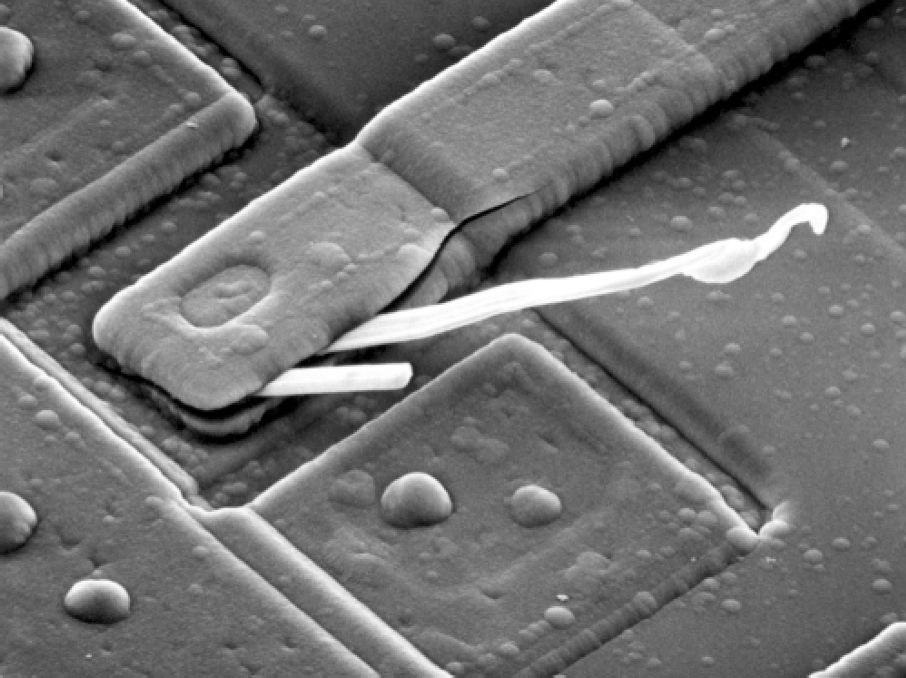
#> input picture 111-_HW4/integrated-ckt-damaged.tif, 906 x 678 px
$ jupyter execute --allow-errors HW4.ipynb
#> lines starting #> are read from the running program, lines starting #| are printed output that depends on the picture; after the words box and inside, x2 and y2 are one past the last pixel; in counts of white or black regions, pixels touching at a corner belong together
[cell 1]
import cv2
import numpy as np
from matplotlib import pyplot as plt

## (a)

[cell 2]
img = cv2.imread("integrated-ckt-damaged.tif", cv2.IMREAD_GRAYSCALE)
#> img is the input picture: shape (678, 906); min 0, max 255, mean 112.6
w = img.shape[0]
#> w = 678
h = img.shape[1]
#> h = 906

cv2.imshow("image",img)
cv2.waitKey(0)
cv2.destroyAllWindows()

## (b)

[cell 3]
imgb = np.pad(img, [(0, w), (0, h)])
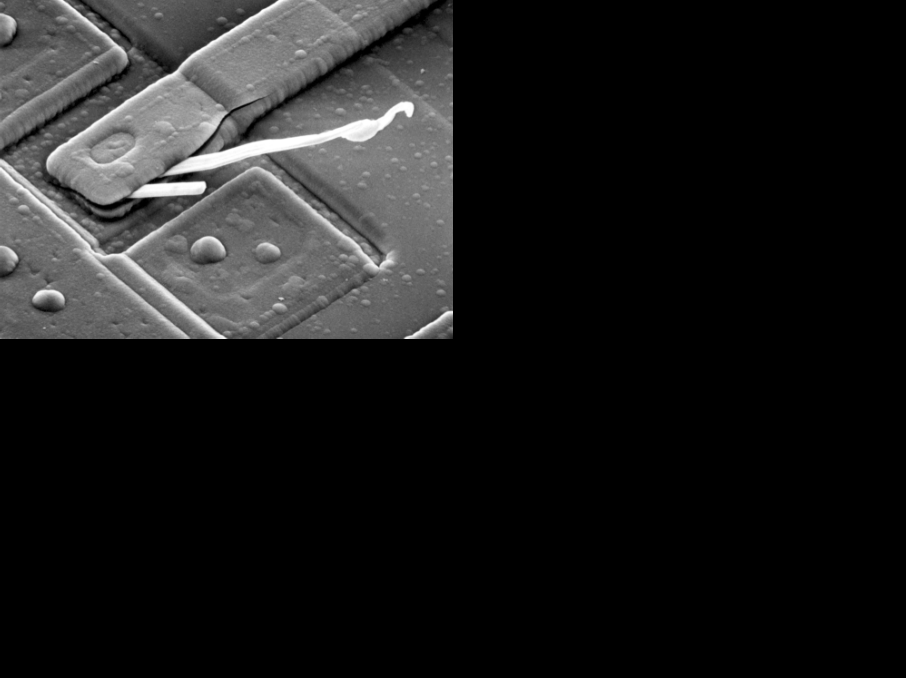
#> imgb: shape (1356, 1812) (shown at 1/2 size); min 0, max 255, mean 28.1
cv2.imshow('image', imgb)
cv2.waitKey(0)
cv2.destroyAllWindows()

## (c)

[cell 4]
imgc = np.zeros((w*2,h*2))
#imgc = imgb * pow(-1, x+y)

w2 = imgb.shape[0]
#> w2 = 1356
h2 = imgb.shape[1]
#> h2 = 1812

for x in range(1,w2):
    for y in range(1,h2):
        imgc[x,y] = imgb[x,y]*pow(-1,x+y)
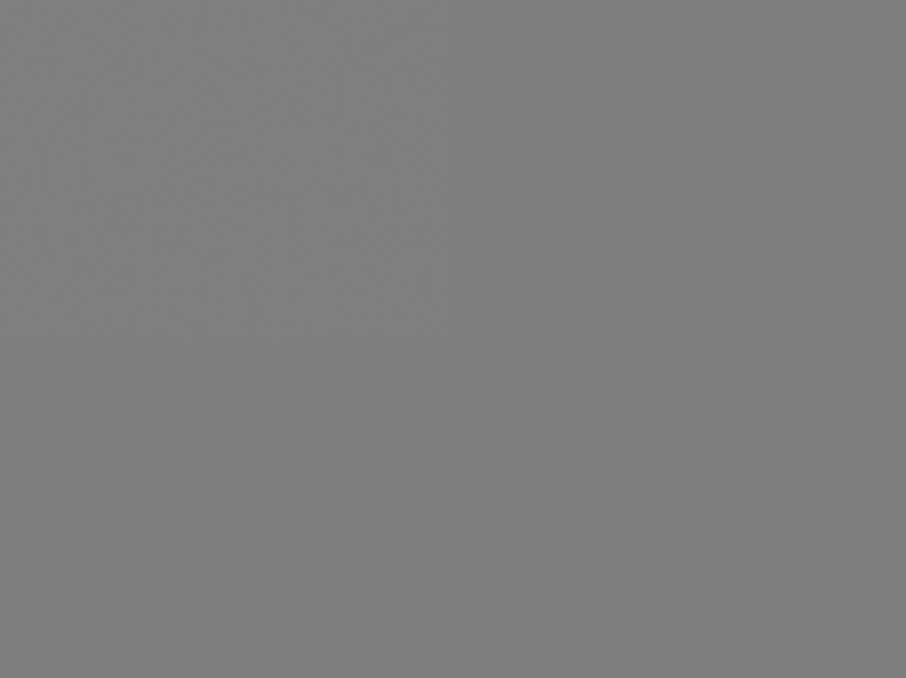
#> imgc: shape (1356, 1812) float64 (shown at 1/2 size); min -255, max 255, mean 0; drawn with min black and max white


cv2.imshow('image', imgc)
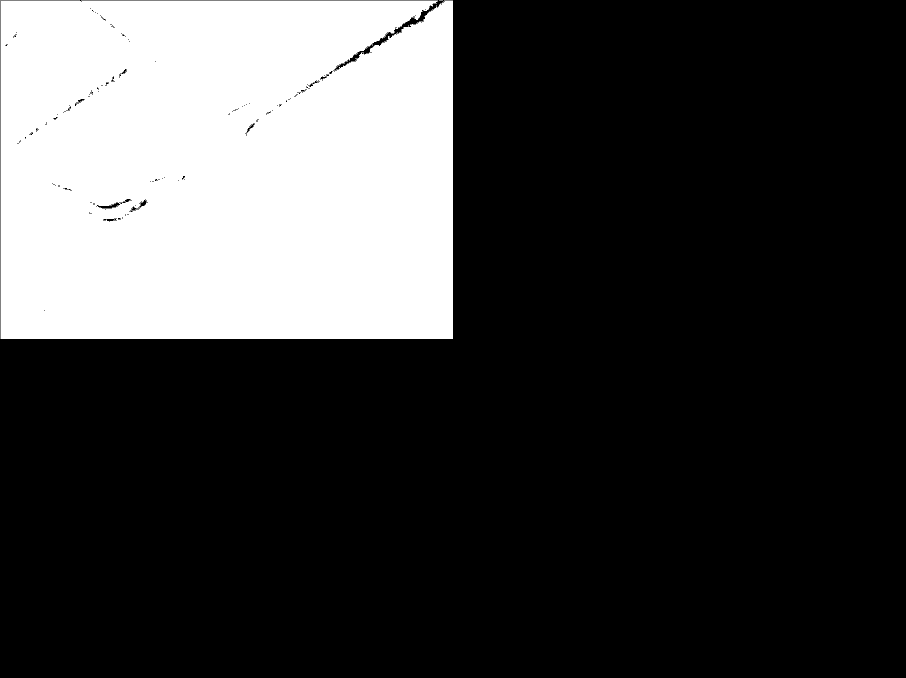
#> window 'image': shape (1356, 1812) (shown at 1/2 size); 12.4% white in thin lines or dots, all inside (x1, y1, x2, y2) = (1, 1, 906, 678)
cv2.waitKey(0)
cv2.destroyAllWindows()
cv2.imwrite('image_c.jpg', imgc)
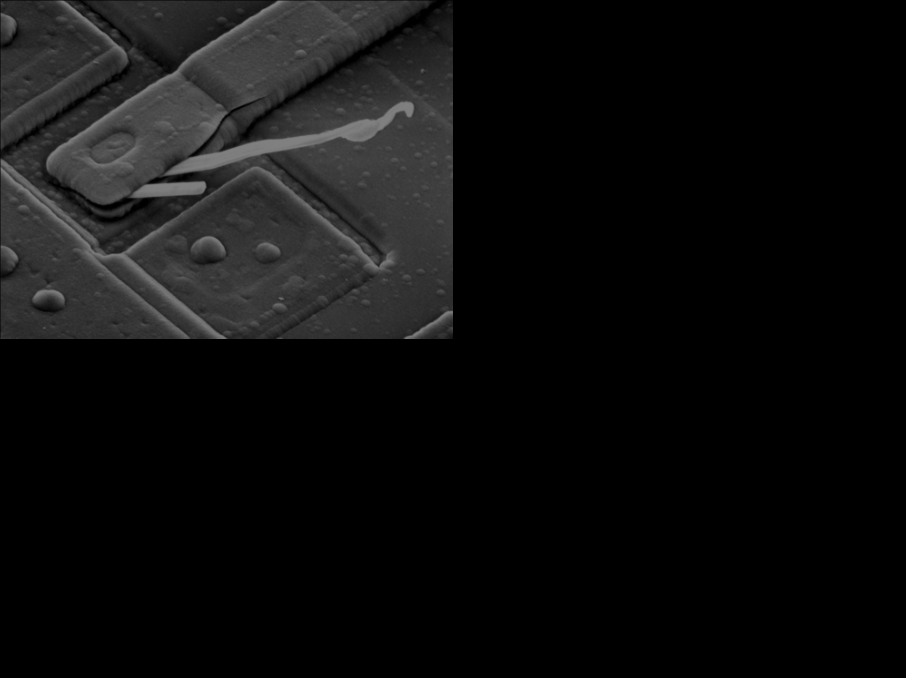
#> saved as image_c.jpg: shape (1356, 1812) (shown at 1/2 size); min 0, max 255, mean 14
#> Out = True

## (d)

[cell 5]
# imgc = cv2.imread('image_c.jpg',-1)
dft = cv2.dft(np.float32(imgc), flags = cv2.DFT_COMPLEX_OUTPUT)
dft_shift = np.fft.fftshift(dft)

imgd = 20*np.log(cv2.magnitude(dft_shift[:,:,1],dft_shift[:,:,1])) #magnitude_spectrum

# cv2.imshow('image', magnitude_spectrum)
# cv2.waitKey(0)
# cv2.destroyAllWindows()


plt.subplot(121),plt.imshow(imgc, cmap = 'gray')
plt.title('Input Image'), plt.xticks([]), plt.yticks([])
plt.subplot(122),plt.imshow(imgd, cmap = 'gray')
plt.title('Magnitude Spectrum'), plt.xticks([]), plt.yticks([])
plt.show()

cv2.imwrite('image_d.jpg', imgd)
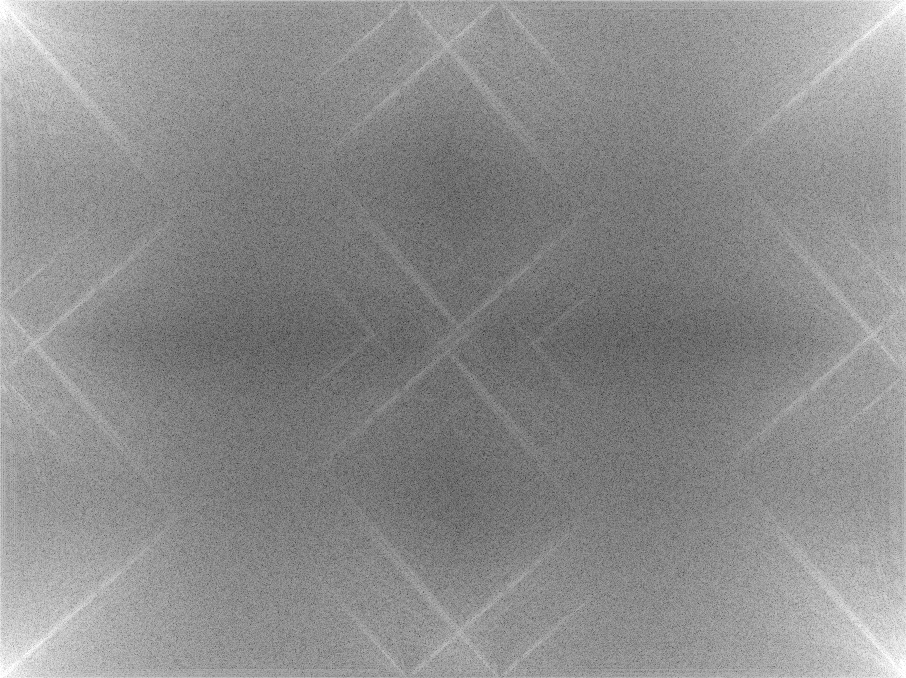
#> saved as image_d.jpg: shape (1356, 1812) (shown at 1/2 size); min 0, max 255, mean 140.2
#> Out = True

## (e)

[cell 6]
sigma2 = 2500
mask = np.zeros((w*2,h*2, 2))
for i in range(w*2):
    for j in range(h*2):
        D = np.sqrt((i-w)**2 + (j-h)**2)
        mask[i,j] = np.exp(-(D*D)/(2*sigma2))

fShift = dft_shift * mask

imge = mask[:,:,0]
#> (the rest of this cell did not finish here and is left out)

## (f)

[cell 7]
imgf = imgd * imge
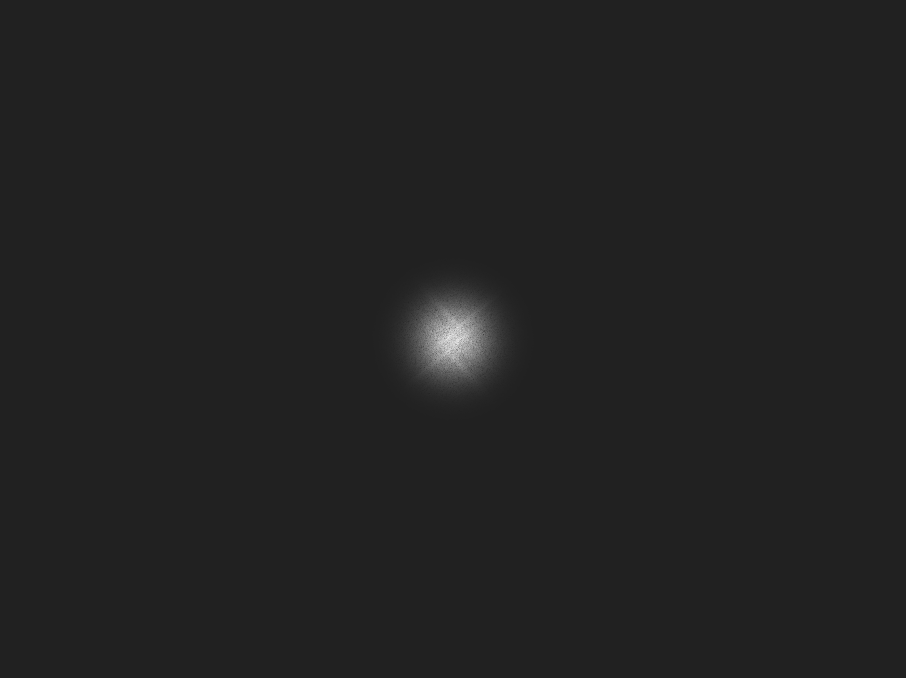
#> imgf: shape (1356, 1812) float64 (shown at 1/2 size); min -23.15, max 155.7, mean 0.7; drawn with min black and max white
imgf = np.uint8(cv2.normalize(imgf, None, 0, 255, cv2.NORM_MINMAX))
cv2.imshow('image', imgf)
cv2.waitKey(0)
cv2.destroyAllWindows()
cv2.imwrite('image_f.jpg', imgf)
#> Out = True

## (g)

[cell 8]
ishift = np.fft.ifftshift(fShift)
idft = cv2.idft(ishift)
imgg = cv2.magnitude(idft[:,:,0], idft[:,:,1])
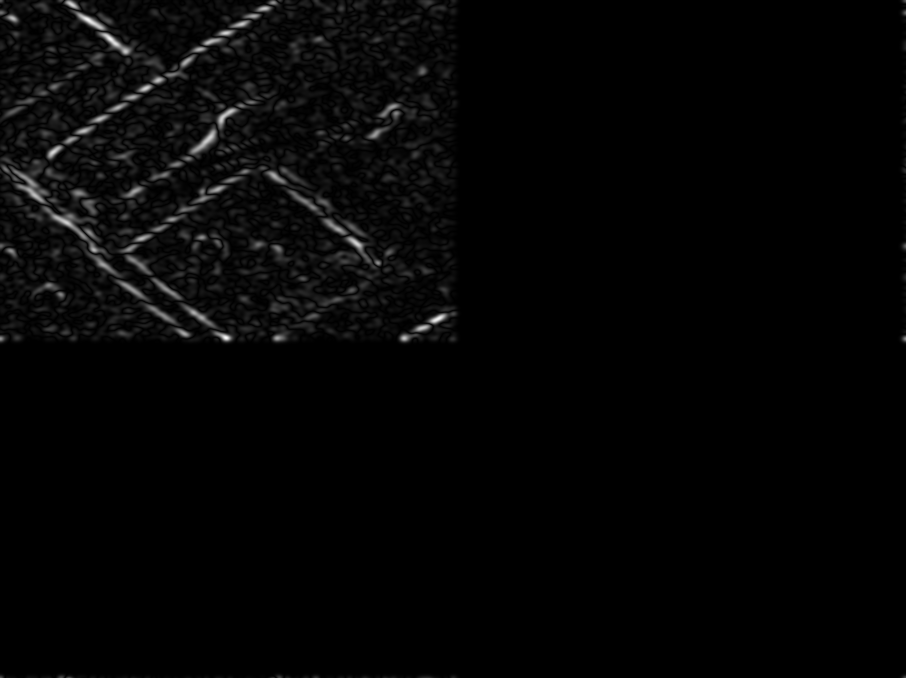
#> imgg: shape (1356, 1812) float64 (shown at 1/2 size); min 8.62e-06, max 920483.4, mean 18447.5; drawn with min black and max white
imgg = np.uint8(cv2.normalize(imgg, None, 0, 255, cv2.NORM_MINMAX))

cv2.imshow('image', imgg)
cv2.waitKey(0)
cv2.destroyAllWindows()
cv2.imwrite('image_g.jpg', imgg)
#> Out = True

## (h)

[cell 9]
imgh = imgg[0:x, 0:y]
cv2.imshow('image', imgh)
cv2.waitKey(0)
cv2.destroyAllWindows()
cv2.imwrite('image_h.jpg', imgh)
#> Out = True
